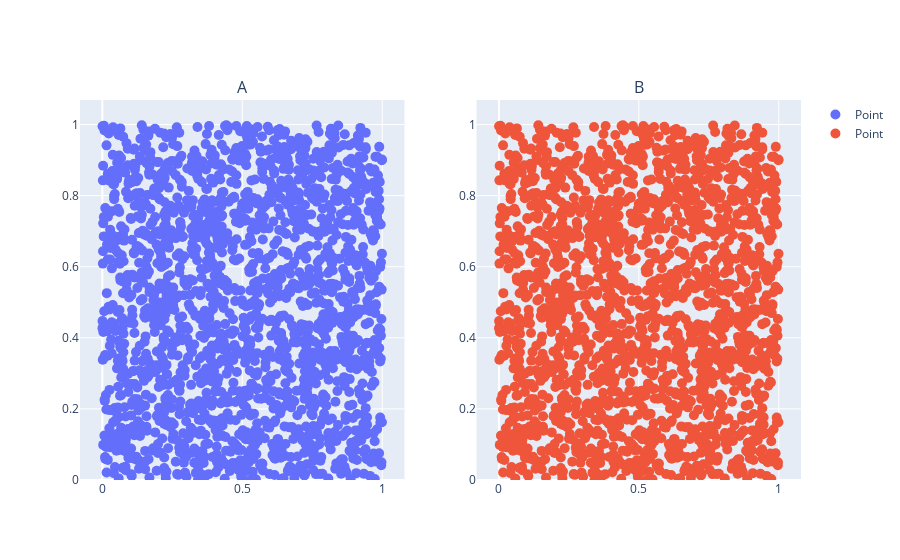

Source (notebook cell):
### Code cell
x = np.random.random(1000)
y = np.random.random(1000)
df = pd.DataFrame({'x': x, 'y': y})
df['category'] = 'A'

x = np.random.random(1000)
y = np.random.random(1000)
df2 = pd.DataFrame({'x': x, 'y': y})
df2['category'] = 'B'

df = pd.concat([df, df2], axis=0)

ggplot(df, aes(x='x', y='y')) + geom_point() + facet_wrap('category')

### Figure 1 — Plotly figure (JSON) as saved in the notebook; plotly's stock layout.template omitted (floating-point values rounded to 4 significant figures; data arrays with more than 128 entries replaced by an {"elided": "..."} marker saying what was removed)
{"data": [{"marker": {"size": 10}, "mode": "markers", "name": "Point", "opacity": 1, "showlegend": true, "type": "scatter", "x": {"elided": "2000 float values"}, "xaxis": "x", "y": {"elided": "2000 float values"}, "yaxis": "y"}, {"marker": {"size": 10}, "mode": "markers", "name": "Point", "opacity": 1, "showlegend": true, "type": "scatter", "x": {"elided": "2000 float values"}, "xaxis": "x2", "y": {"elided": "2000 float values"}, "yaxis": "y2"}], "layout": {"annotations": [{"font": {"size": 16}, "showarrow": false, "text": "A", "x": 0.225, "xanchor": "center", "xref": "paper", "y": 1, "yanchor": "bottom", "yref": "paper"}, {"font": {"size": 16}, "showarrow": false, "text": "B", "x": 0.775, "xanchor": "center", "xref": "paper", "y": 1, "yanchor": "bottom", "yref": "paper"}], "xaxis": {"anchor": "y", "domain": [0, 0.45]}, "xaxis2": {"anchor": "y2", "domain": [0.55, 1]}, "yaxis": {"anchor": "x", "domain": [0, 1], "rangemode": "tozero"}, "yaxis2": {"anchor": "x2", "domain": [0, 1], "rangemode": "tozero"}}}
